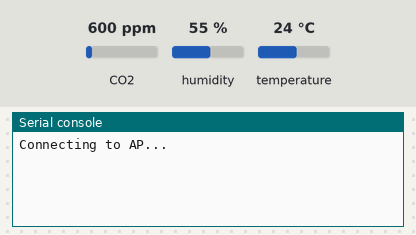
Simulated run of this program. Board: Raspberry Pi Pico running CircuitPython. Parts: the last lines printed to the serial console. The test bench sets the inputs (shaded band); at power-on: CO2 600 ppm, humidity 55 %, temperature 24 °C. WiFi joins after 1.5 s; requests to the public web service named in the program get a made-up reply in its usual format after 0.4 s (London, UTC, broken clouds, 64 % humidity, 1013 hPa unless stated); values from a settings file that is not in the repository are placeholders.

Above: at 1.2 s.
1.3 s: CO2 set to 452 ppm
At 2.7 s:
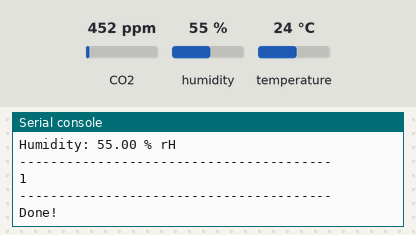
9.5 s: humidity set to 22 %
17.7 s: temperature set to 12 °C
At 22.16 s:
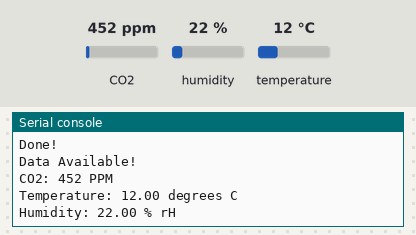

The program:

code_scd_thingspeak.py
```python
import board
import busio
import time
import adafruit_scd30
from digitalio import DigitalInOut
import adafruit_requests as requests
import adafruit_esp32spi.adafruit_esp32spi_socket as socket
from adafruit_esp32spi import adafruit_esp32spi


# Get wifi details and more from a secrets.py file
try:
    from secrets import secrets
except ImportError:
    print("WiFi secrets are kept in secrets.py, please add them there!")
    raise

API_URL = "https://api.thingspeak.com/update?api_key={0}&field1={1}"
API_KEY = secrets["api_key"]

# If you are using a board with pre-defined ESP32 Pins:
esp32_cs = DigitalInOut(board.GP7)
esp32_ready = DigitalInOut(board.GP10)
esp32_reset = DigitalInOut(board.GP11)

spi = busio.SPI(board.GP18, board.GP19, board.GP16)
esp = adafruit_esp32spi.ESP_SPIcontrol(spi, esp32_cs, esp32_ready, esp32_reset)
requests.set_socket(socket, esp)

i2c = busio.I2C(board.GP9, board.GP8)
scd = adafruit_scd30.SCD30(i2c)

while True:
    while not esp.is_connected:
        try:
            print("Connecting to AP...")
            esp.connect_AP(secrets["ssid"], secrets["password"])
        except RuntimeError as e:
            print("could not connect to AP, retrying: ", e)
            continue
        else:
            print("Connected to", str(esp.ssid, "utf-8"), "\tRSSI:", esp.rssi)
            print("My IP address is", esp.pretty_ip(esp.ip_address))

    if scd.data_available:
        print("Data Available!")
        print("CO2: %d PPM" % scd.CO2)
        print("Temperature: %0.2f degrees C" % scd.temperature)
        print("Humidity: %0.2f %% rH" % scd.relative_humidity)
        full_url = API_URL.format(API_KEY, scd.CO2)

        try:
            response = requests.get(full_url)
        except Exception as e:
            print(e)
        else:
            print("-" * 40)
            print(response.json())
            print("-" * 40)
            response.close()
            print("Done!")
    time.sleep(20)
```

Measured:
- after the input at 1.3 s, the serial console: prints a new line after 0.20 s (image 1)
- after the input at 17.7 s, the serial console: prints a new line after 4.2 s (image 2)
